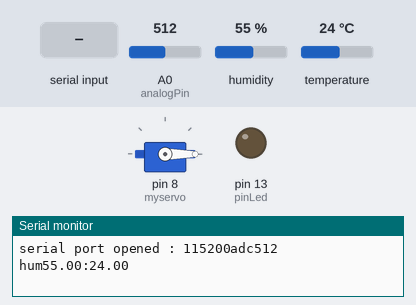
A sketch run on a simulated Arduino Uno, built with avr-gcc and run on an emulated ATmega328P. Parts: servo, output pins drawn as LEDs (lit = HIGH), the last lines printed to the serial monitor. Inputs (shaded band) come from the test bench; at power-on: A0 (analogPin) = 512, humidity 55 %, temperature 24 °C.

Above: at 1.2 s.
1.3 s: "o" received over Serial
At 3.0 s:
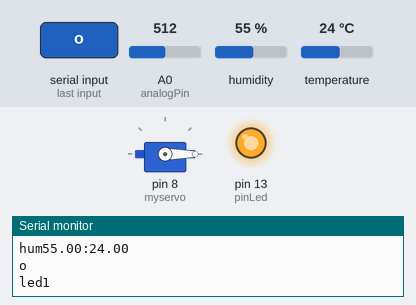
3.8 s: "90,45\n" received over Serial
At 6.0 s:
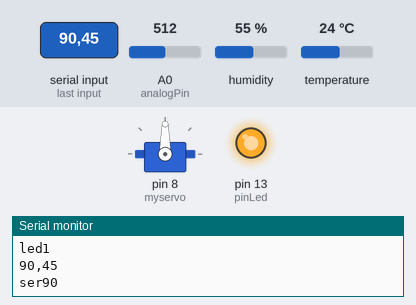
6.3 s: "x" received over Serial
At 8.0 s:
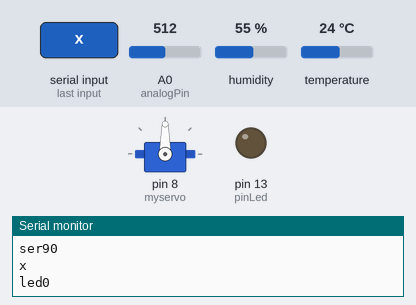
8.7 s: "." received over Serial
At 10.8 s:
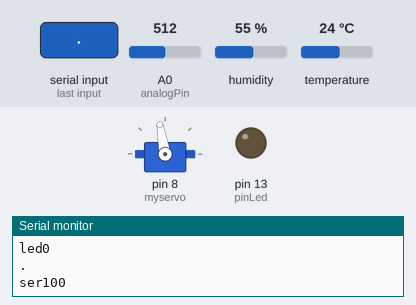
11.1 s: "30,150\n" received over Serial
At 12.9 s:
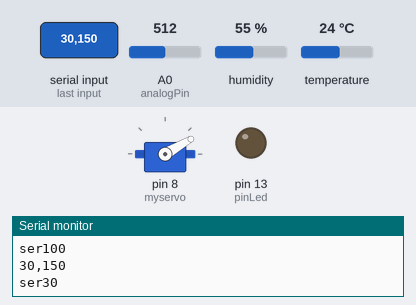
Timing chart, 0 to 14.4 s (numbered marks = the images above; inputs shaded):
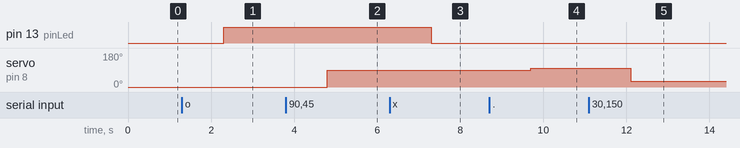

Measured:
- after the input at 1.3 s, pin 13 (pinLed): LOW → HIGH after 1.0 s
- after the input at 3.8 s, servo on pin 8 (myservo): 0° → 90° after 1.0 s
- after the input at 6.3 s, pin 13 (pinLed): HIGH → LOW after 1.0 s
- after the input at 8.7 s, servo on pin 8 (myservo): 90° → 100° after 1.0 s
- after the input at 11.1 s, servo on pin 8 (myservo): 100° → 30° after 1.0 s

The sketch:

servoSweep.ino
```cpp
#include <Servo.h>

#include "DHT.h"
#define DHTPIN 2
#define DHTTYPE DHT11
#define DHT11_RETRY_DELAY 1000 // default value 1000

DHT dht(DHTPIN, DHTTYPE);

Servo myservo;  // create Servo object to control a servo
// twelve Servo objects can be created on most boards

int pos = 0;    // variable to store the servo position
const int pinLed = 13;
const int analogPin = A0;

int prevVal = 0;

void setup() {
  pinMode(pinLed,OUTPUT);
  digitalWrite(pinLed,LOW);

  unsigned long hz = 115200;
  Serial.begin(hz);

  Serial.print("serial port opened : ");
  Serial.print(hz);

  myservo.attach(8);  // attaches the servo on pin 8 to the Servo object

  myservo.write(pos);
  delay(15);
}

float prevTemp = 0;
float prevHumi = 0;
unsigned long prevTime = 0;

void loop() {

  if(Serial.available()) {
    String str = Serial.readString();
    Serial.println(str);

    String ch = str.substring(0, 1);

    if (ch == "o") {
      digitalWrite(pinLed,HIGH);
      Serial.println("led1");
    } else if(ch == "x") {
      digitalWrite(pinLed,LOW );
      Serial.println("led0");
    } else if( ch == "." ) {
      pos += 10;
      if( pos > 180 ) pos = 180;
      myservo.write(pos);              // tell servo to go to position in variable 'pos'
      Serial.println("ser" + String(pos));
      delay(15);
    } else if( ch == "," ) {
      pos -= 10;
      if( pos < 0 ) pos = 0;
      myservo.write(pos);              // tell servo to go to position in variable 'pos'
      Serial.println("ser" + String(pos));

      delay(15);
    } else {
      unsigned int msgLen = str.length();
      String deg = str.substring(0, msgLen - 2);
      int degree = deg.toInt();

      if( degree < 0 || degree > 180 ) {
        Serial.println("error : degree exceeded..");
      } else {
        pos = degree;
        myservo.write(pos);              // tell servo to go to position in variable 'pos'
        Serial.println("ser" + String(pos));

        delay(15);
      }
    }
  }

  int analogVal = analogRead(analogPin);
  if( prevVal < analogVal-6 || prevVal > analogVal + 6 ) {
    prevVal = analogVal;
    Serial.println("adc" + String(analogVal));
    delay(50);
  }


  // 기본 delay 시간이 지난후에만 측정한다.
  unsigned long curTime = millis();
  if( curTime - prevTime > DHT11_RETRY_DELAY ) {
    prevTime = curTime;

    float humi = dht.readHumidity();
    float temp = dht.readTemperature();

    // 변경된 경우에만 db에 기록한다.
    if( prevHumi != humi || prevTemp != temp) {
      prevHumi = humi;
      prevTemp = temp;
      Serial.println("hum" + String(humi) + ":" + String(temp));
    }
  }


  /*
  for (pos = 0; pos <= 180; pos += 1) { // goes from 0 degrees to 180 degrees
    // in steps of 1 degree
    myservo.write(pos);              // tell servo to go to position in variable 'pos'
    delay(15);                       // waits 15 ms for the servo to reach the position
  }
  for (pos = 180; pos >= 0; pos -= 1) { // goes from 180 degrees to 0 degrees
    myservo.write(pos);              // tell servo to go to position in variable 'pos'
    delay(15);                       // waits 15 ms for the servo to reach the position
  }
  */
}
```
